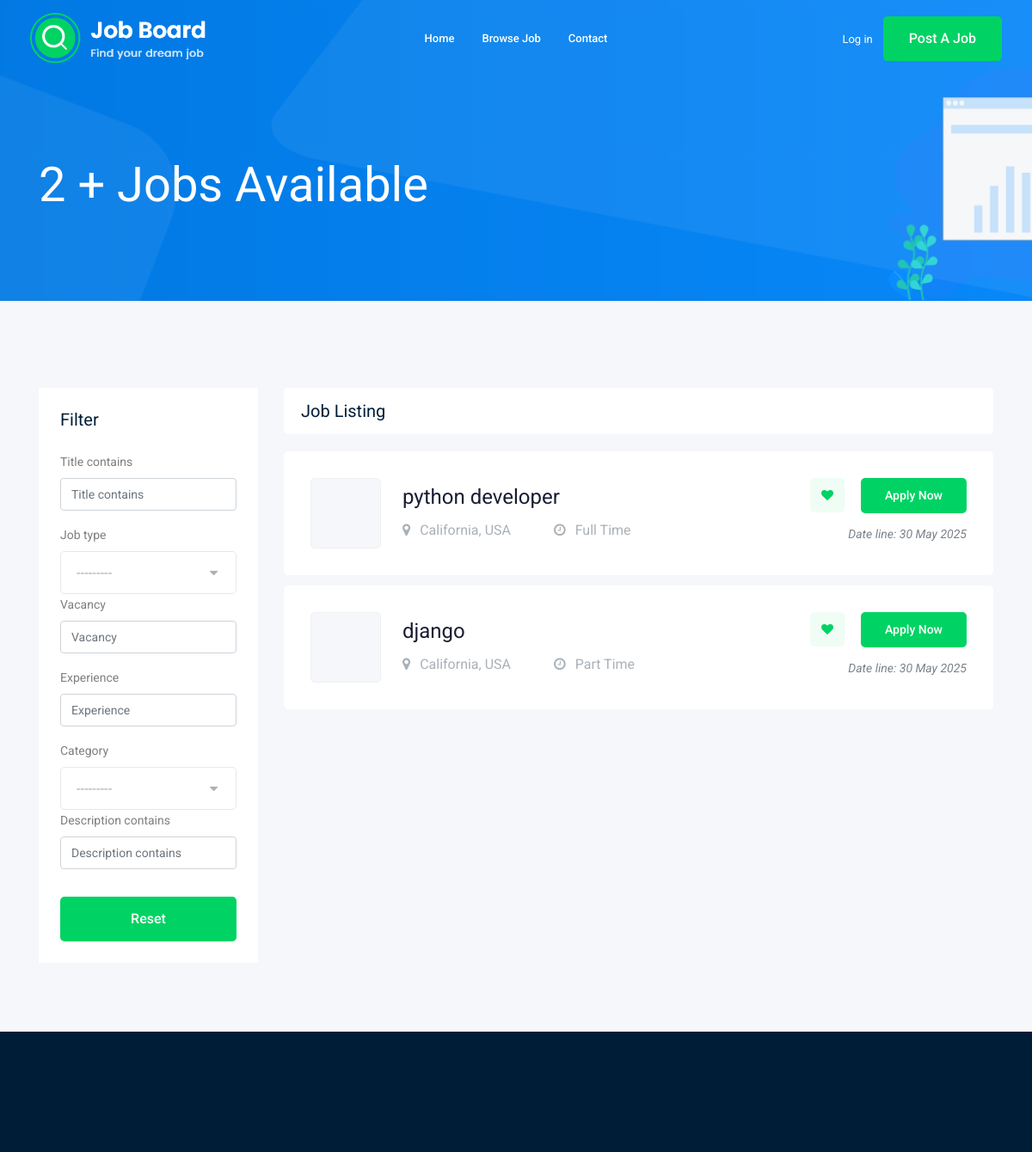
The page /jobs/ (upper part) on the database as committed earlier.
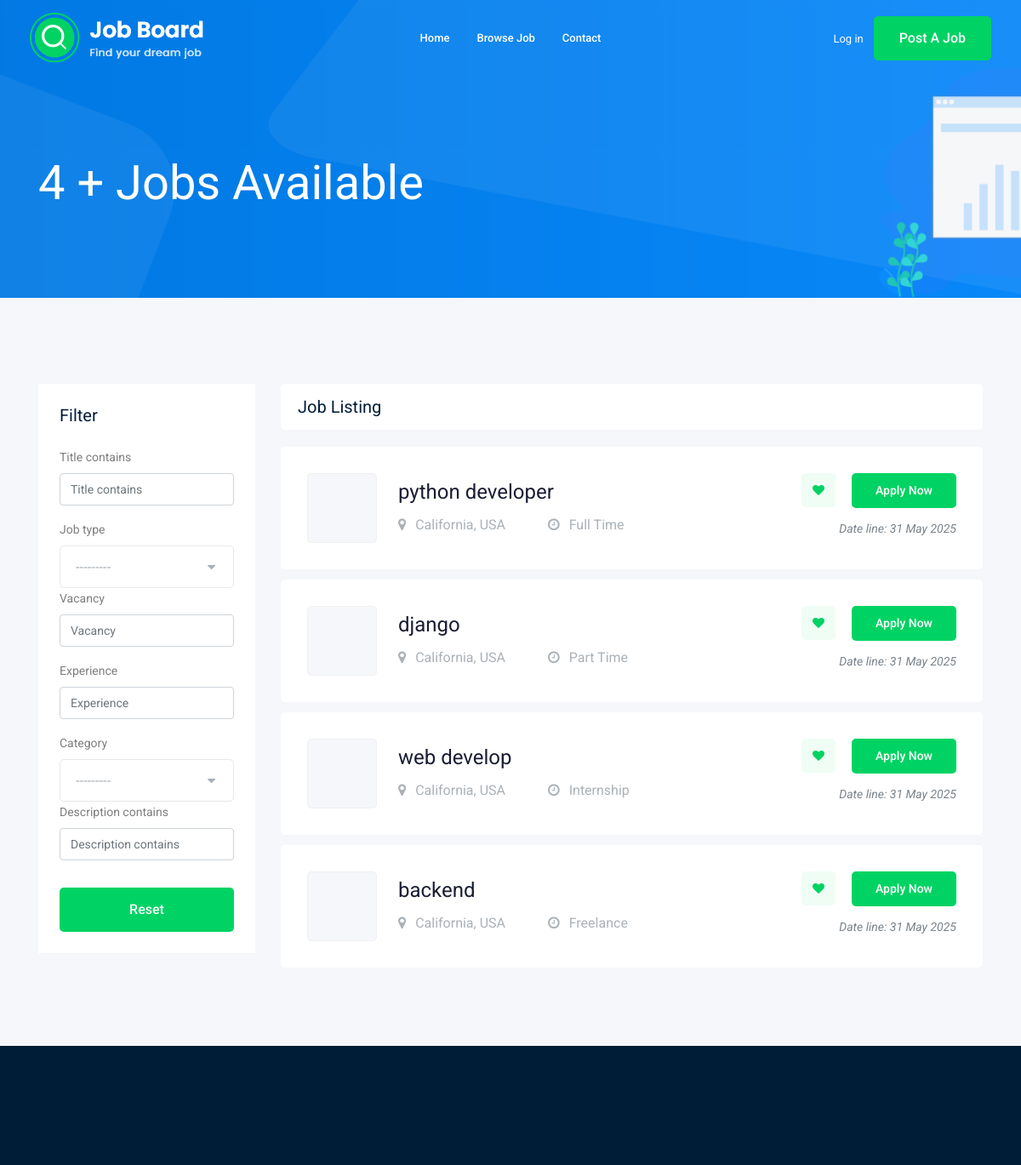
The same page on the database as committed later.
### job/models.py (models this page shows, shortened)
class Job(models.Model):
    JOB_TYPE = (("Full Time", "Full Time"), ("Part Time", "Part Time"), ("Internship", "Internship"), ("Freelance", "Freelance"))
    owner = models.ForeignKey(User, on_delete=models.CASCADE, related_name='job_owner')
    title = models.CharField(max_length=100)
    job_type = models.CharField(choices=JOB_TYPE)
    description = models.TextField(max_length=500)
    published_at = models.DateTimeField(auto_now=True)
    vacancy = models.IntegerField(default=1)
    salary = models.IntegerField(default=0)
    experience = models.IntegerField(default=1)
    category = models.ForeignKey("Category", on_delete=models.CASCADE)
    image = models.ImageField(upload_to=upload_to)
    slug = models.SlugField(blank=True, null=True)
    def __str__(self):
        return self.title

### job/views.py (the view)
# urls.py: path('',views.job_list, name='job_list'),
def job_list(request):
    job_list = Job.objects.all()
    myfilter = JobFilter(request.GET, queryset=job_list)
    job_list = myfilter.qs
    context = {"jobs": job_list, "myfilter": myfilter}
    return render(request, "job/job_list.html", context)

### job/models.py (called while the page is built)
    def __str__(self):
        return self.name

### job/templates/job/job_list.html (shortened to what this page needs)
{% extends 'base.html' %}
{% load django_bootstrap5 %}
{% block title %} Job Board {% endblock title %} {%block body %}
<div class="bradcam_area bradcam_bg_1">
  <div class="container">
    <div class="row">
      <div class="col-xl-12">
        <div class="bradcam_text">
          <h3>{{jobs|length}} + Jobs Available</h3>
        </div>
      </div>
    </div>
  </div>
</div>
<div class="job_listing_area plus_padding">
  <div class="container">
    <div class="row">
      <div class="col-lg-3">
        <div class="job_filter white-bg">
          <div class="form_inner white-bg">
            <h3>Filter</h3>
            <form method="get">
              {% bootstrap_form myfilter.form %}
              <div class="reset_btn">
                <button class="boxed-btn3 w-100 mt-3" type="submit">Reset</button>
              </div>
            </form>
          </div>
        </div>
      </div>
      <div class="col-lg-9">
        <div class="recent_joblist_wrap">
          <div class="recent_joblist white-bg">
            <div class="row align-items-center">
              <div class="col-md-6">
                <h4>Job Listing</h4>
              </div>
              <div class="col-md-6"></div>
            </div>
          </div>
        </div>
        <div class="job_lists m-0">
          <div class="row">
            {% for job in jobs %}
            <div class="col-lg-12 col-md-12">
              <div class="single_jobs white-bg d-flex justify-content-between">
                <div class="jobs_left d-flex align-items-center">
                  <div class="thumb">
                  </div>
                  <div class="jobs_conetent">
                    <a href="{% url 'jobs:job_detail' job.slug %}"
                      ><h4>{{job}}</h4></a
                    >
                    <div class="links_locat d-flex align-items-center">
                      <div class="location">
                        <p><i class="fa fa-map-marker"></i> California, USA</p>
                      </div>
                      <div class="location">
                        <p><i class="fa fa-clock-o"></i> {{ job.job_type }}</p>
                      </div>
                    </div>
                  </div>
                </div>
                <div class="jobs_right">
                  <div class="apply_now">
                    <a class="heart_mark" href="#"
                      ><i class="fa fa-heart"></i
                    ></a>
                    <a
                      href="{% url 'jobs:job_detail' job.slug %}"
                      class="boxed-btn3"
                      >Apply Now</a
                    >
                  </div>
                  <div class="date">
                    <p>Date line: {{ job.published_at | date:"d M Y" }}</p>
                  </div>
                </div>
              </div>
            </div>
            {% endfor %}
          </div>
        </div>
      </div>
    </div>
  </div>
</div>
{% endblock %}

Rows that differ between the two databases and show on the page:
changed Job "python developer": published_at "30 May 2025" → "31 May 2025"
changed Job "django": published_at "30 May 2025" → "31 May 2025"
added Job: title "web develop", job_type "Internship", published_at "31 May 2025"
added Job: title "backend", job_type "Freelance", published_at "31 May 2025"
Other text that changed with them:
{{ jobs|length }}: "2" → "4"
